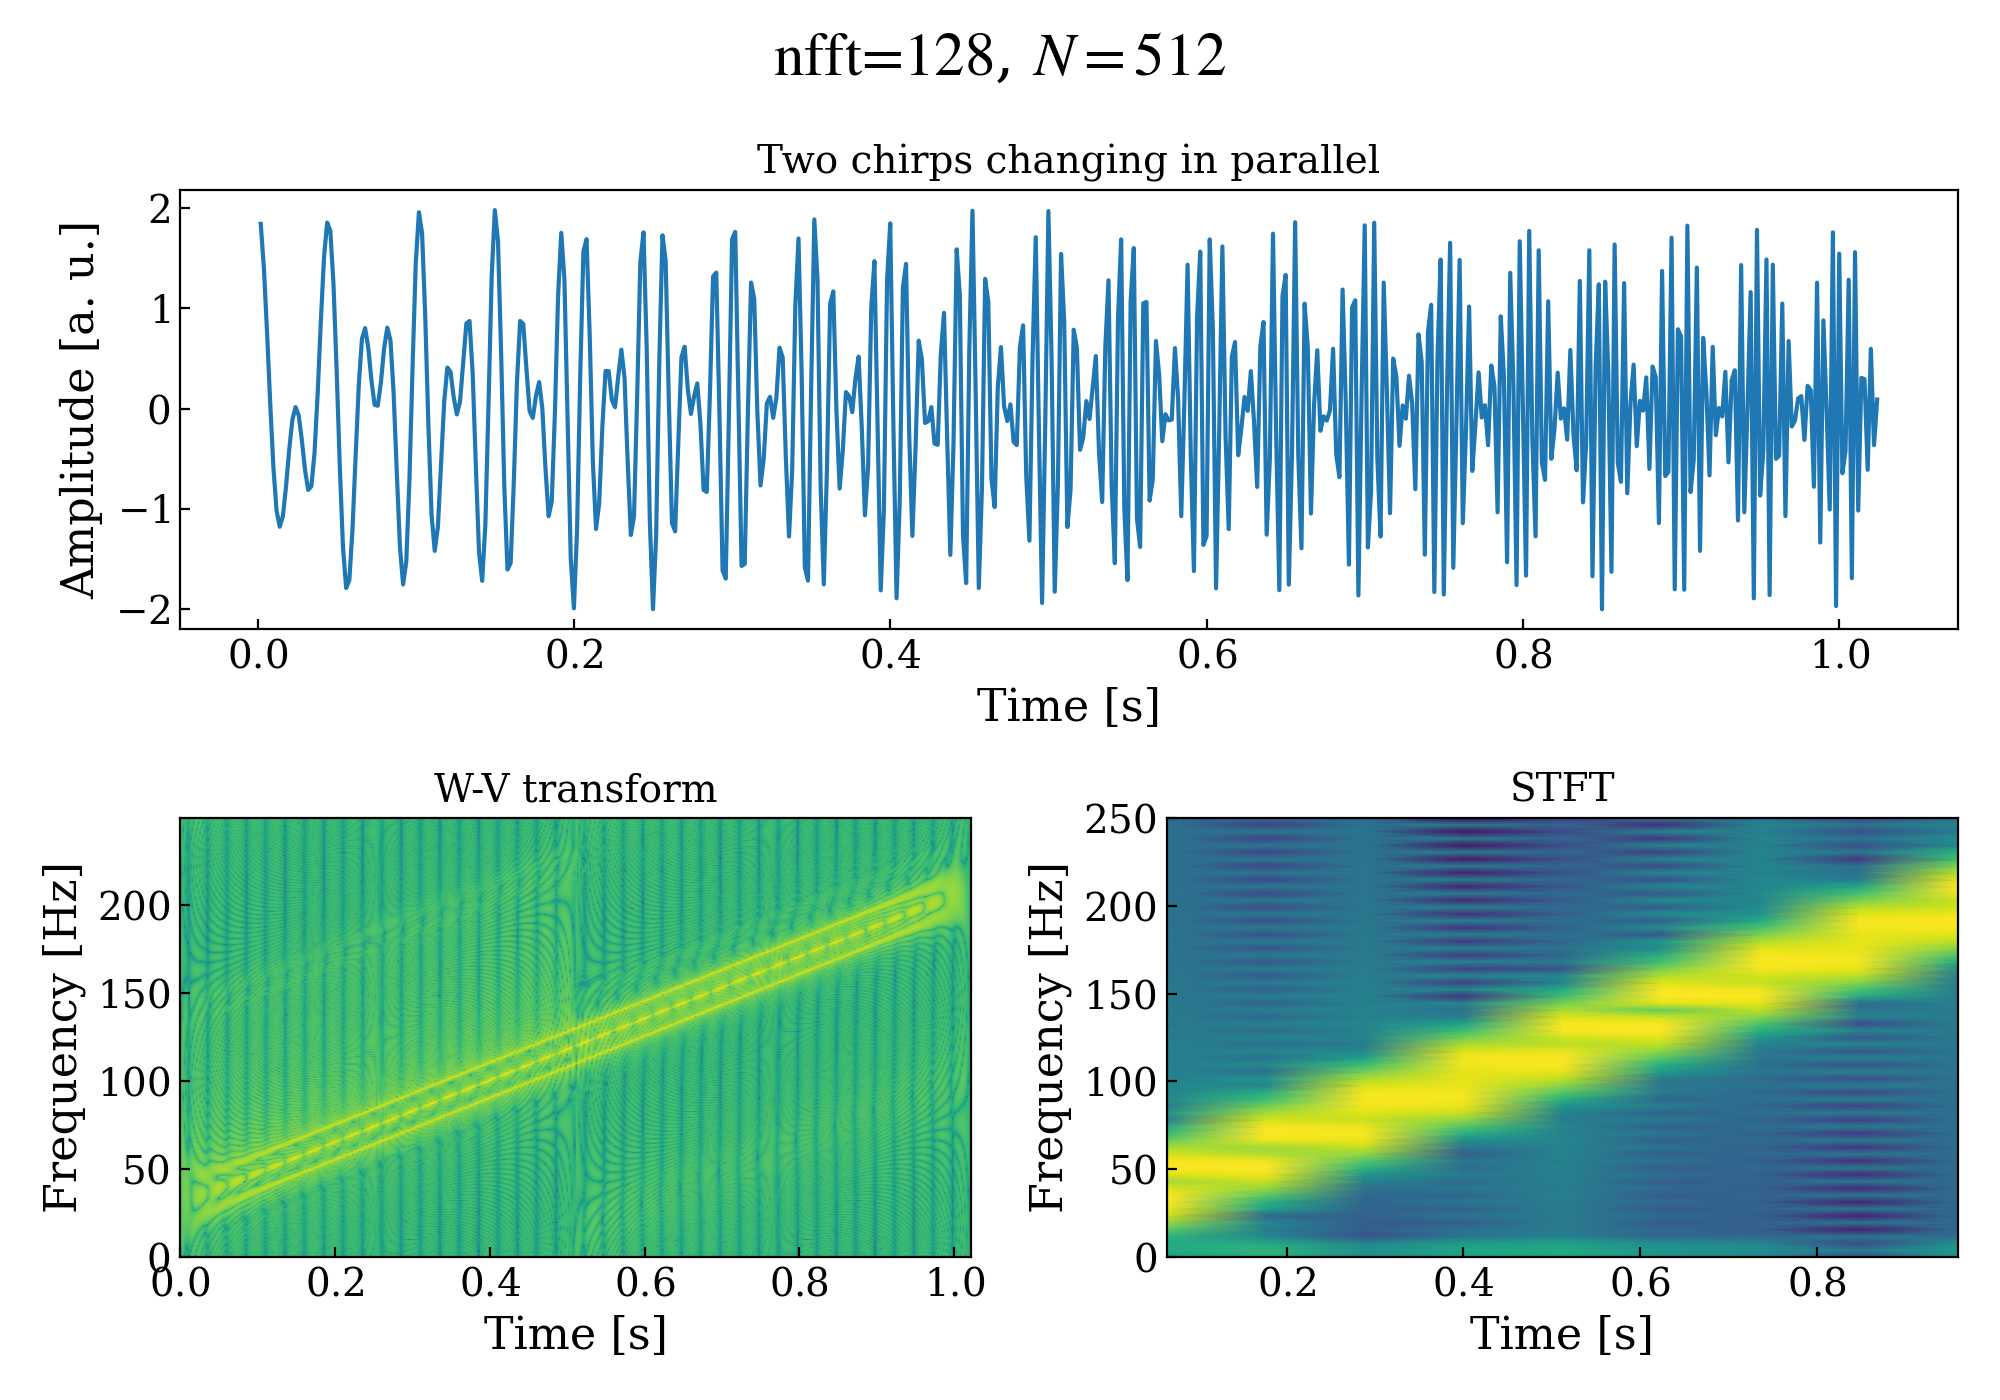

The script that drew this image:
from pathlib import Path

import matplotlib.gridspec as gridspec
import numpy as np
import scipy.signal as signal
from matplotlib import pyplot as plt

from sat.common import set_custom_pyplot_styles
from sat.lab03.chirp import fs, get_chirp
from sat.lab03.cohen_utils import cohen


def layout():
    gs = gridspec.GridSpec(nrows=2, ncols=2)
    fig = plt.figure()

    top = plt.subplot(gs[0, :])
    left = plt.subplot(gs[1, :1])
    right = plt.subplot(gs[1, 1:])

    return fig, top, left, right


def wv_stft(*, wave, fs, wv, stft, nfft):
    sxx, f, t = cohen(signal.hilbert(wave), fs)
    wv.pcolormesh(t, f, np.log10(np.abs(sxx)), shading="gouraud")
    wv.set_title("W-V transform")
    wv.set_xlabel("Time [s]")
    wv.set_ylabel("Frequency [Hz]")

    f, t, sxx = signal.spectrogram(
        wave,
        fs=fs,
        window=("hamming"),
        nperseg=nfft // 2,
        nfft=nfft,
    )
    stft.pcolormesh(t, f, np.log10(np.abs(sxx)), shading="gouraud")
    stft.set_title("STFT")
    stft.set_xlabel("Time [s]")
    stft.set_ylabel("Frequency [Hz]")


if __name__ == "__main__":
    set_custom_pyplot_styles()

    N = 512
    nfft = 128
    f0 = 20
    f1 = 200

    time, chirp1 = get_chirp(N=N, f0=f0, f1=f1)
    _, chirp2 = get_chirp(N=N, f0=2 * f0, f1=f0 + f1)
    wave = chirp1 + chirp2

    fig, top, wv, stft = layout()

    top.plot(time, wave)
    top.set_title("Two chirps changing in parallel")
    top.set_xlabel("Time [s]")
    top.set_ylabel("Amplitude [a. u.]")

    wv_stft(
        wave=chirp1 + chirp2,
        fs=fs,
        wv=wv,
        stft=stft,
        nfft=nfft,
    )

    fig.suptitle(f"$\\text{{{nfft=}}}$, ${N=}$")

    fig.tight_layout()
    plt.savefig(Path(__file__).with_suffix(".png"))
    # plt.show()
